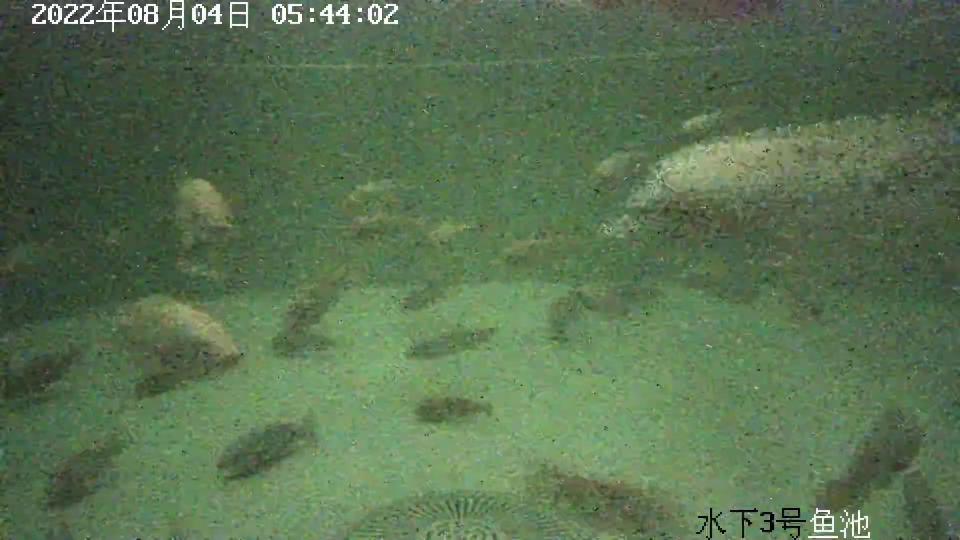
#> input picture 001717.jpg, 1920 x 1080 px (shown at 1/2 size); its folder holds only this picture in this run
$ python calibrate_isp.py --synthetic-images ../.. --target-images ../..
#> lines starting #> are read from the running program, lines starting #| are printed output that depends on the picture
### code/src/isp_synth/calibration.py
from __future__ import annotations

import json
from fnmatch import fnmatch
from pathlib import Path
from typing import Any, Callable, Dict, List, Optional, Sequence, Tuple

import numpy as np
from PIL import Image
from scipy.ndimage import gaussian_filter

from .io import collect_images

_EPS = 1.0e-8


def _load_small_rgb(path: Path, max_side: int = 256) -> np.ndarray:
    with Image.open(str(path)) as image:
        rgb = image.convert("RGB")
        rgb.thumbnail((int(max_side), int(max_side)), Image.LANCZOS)
        return np.asarray(rgb, dtype=np.float32) / 255.0


def _load_crop_rgb(path: Path, crop_size: int = 512) -> np.ndarray:
    with Image.open(str(path)) as image:
        rgb = np.asarray(image.convert("RGB"), dtype=np.float32) / 255.0
    height, width, _ = rgb.shape
    size = min(int(crop_size), height, width)
    top = max(0, (height - size) // 2)
    left = max(0, (width - size) // 2)
    return rgb[top : top + size, left : left + size]


def _sample_pixels(
    image: np.ndarray, count: int, rng: np.random.Generator
) -> np.ndarray:
    pixels = image.reshape(-1, 3)
    if pixels.shape[0] <= count:
        return pixels
    indices = rng.choice(pixels.shape[0], size=count, replace=False)
    return pixels[indices]


def image_color_samples(
    image_paths: Sequence[Path],
    max_images: int,
    pixels_per_image: int,
    seed: int,
) -> np.ndarray:
    rng = np.random.default_rng(seed)
    paths = list(image_paths)
    if max_images > 0 and len(paths) > max_images:
        indices = np.linspace(0, len(paths) - 1, max_images).round().astype(int)
        paths = [paths[int(index)] for index in indices]
    samples = [
        _sample_pixels(_load_small_rgb(path), pixels_per_image, rng)
        for path in paths
    ]
    if not samples:
        raise ValueError("No images were available for color calibration.")
    return np.concatenate(samples, axis=0).astype(np.float32)


def noise_statistics(
    image_paths: Sequence[Path],
    max_images: int,
    crop_size: int,
    blur_sigma: float,
    block_size: int = 16,
    flat_fraction: float = 0.2,
) -> Tuple[np.ndarray, int]:
    paths = list(image_paths)
    if max_images > 0 and len(paths) > max_images:
        indices = np.linspace(0, len(paths) - 1, max_images).round().astype(int)
        paths = [paths[int(index)] for index in indices]
    residuals = []
    for path in paths:
        image = _load_crop_rgb(path, crop_size=crop_size)
        smooth = gaussian_filter(
            image, sigma=(blur_sigma, blur_sigma, 0.0), mode="reflect"
        )
        residual = image - smooth
        height, width, _ = residual.shape
        block = max(1, int(block_size))
        usable_height = (height // block) * block
        usable_width = (width // block) * block
        if usable_height < block or usable_width < block:
            residuals.append(residual.reshape(-1, 3))
            continue
        residual = residual[
            :usable_height, :usable_width
        ]
        image_blocks = image[
            :usable_height, :usable_width
        ].reshape(
            usable_height // block,
            block,
            usable_width // block,
            block,
            3,
        )
        residual_blocks = residual.reshape(
            usable_height // block,
            block,
            usable_width // block,
            block,
            3,
        )
        # The flatness score uses local luminance variance, which suppresses
        # scene edges and keeps low-texture sensor/JPEG noise regions.
        score = image_blocks.var(axis=(1, 3, 4))
        flat_count = max(
            1, int(np.ceil(score.size * float(flat_fraction)))
        )
        flat_indices = np.argsort(score, axis=None)[:flat_count]
        rows = flat_indices // score.shape[1]
        cols = flat_indices % score.shape[1]
        selected = residual_blocks[rows, :, cols, :, :]
        residuals.append(selected.reshape(-1, 3))
    if not residuals:
        raise ValueError("No images were available for noise calibration.")
    residual = np.concatenate(residuals, axis=0)
    return residual.std(axis=0).astype(np.float32), len(paths)


def fit_calibration(
    synthetic_images: Sequence[Path],
    target_images: Sequence[Path],
    max_images: int = 100,
    pixels_per_image: int = 4096,
    crop_size: int = 512,
    blur_sigma: float = 1.0,
    min_color_scale: float = 0.5,
    max_color_scale: float = 2.0,
    noise_scale: float = 1.0,
    minimum_extra_noise: float = 0.0,
    noise_block_size: int = 16,
    noise_flat_fraction: float = 0.2,
    seed: int = 42,
) -> Dict[str, Any]:
    if not synthetic_images:
        raise ValueError("Synthetic image list is empty.")
    if not target_images:
        raise ValueError("Target image list is empty.")

    synthetic_pixels = image_color_samples(
        synthetic_images, max_images, pixels_per_image, seed
    )
    target_pixels = image_color_samples(
        target_images, max_images, pixels_per_image, seed + 1
    )

    source_mean = synthetic_pixels.mean(axis=0)
    target_mean = target_pixels.mean(axis=0)
    source_std = np.maximum(synthetic_pixels.std(axis=0), _EPS)
    target_std = np.maximum(target_pixels.std(axis=0), _EPS)
    color_scale = np.clip(
        target_std / source_std, min_color_scale, max_color_scale
    ).astype(np.float32)
    color_bias = (target_mean - color_scale * source_mean).astype(np.float32)

    synthetic_noise, synthetic_count = noise_statistics(
        synthetic_images,
        max_images,
        crop_size,
        blur_sigma,
        noise_block_size,
        noise_flat_fraction,
    )
    target_noise, target_count = noise_statistics(
        target_images,
        max_images,
        crop_size,
        blur_sigma,
        noise_block_size,
        noise_flat_fraction,
    )
    extra_noise = np.sqrt(
        np.maximum(target_noise ** 2 - synthetic_noise ** 2, 0.0)
    )
    extra_noise = np.maximum(
        extra_noise, max(0.0, float(minimum_extra_noise))
    )

    return {
        "version": 1,
        "method": "unpaired_moment_and_noise_calibration",
        "color": {
            "scale": color_scale.tolist(),
            "bias": color_bias.tolist(),
            "synthetic_mean": source_mean.tolist(),
            "target_mean": target_mean.tolist(),
            "synthetic_std": source_std.tolist(),
            "target_std": target_std.tolist(),
        },
        "noise": {
            "synthetic_std": synthetic_noise.tolist(),
            "target_std": target_noise.tolist(),
            "extra_std": extra_noise.tolist(),
            "blur_sigma": float(blur_sigma),
            "scale": float(noise_scale),
            "minimum_extra_std": float(minimum_extra_noise),
            "block_size": int(noise_block_size),
            "flat_fraction": float(noise_flat_fraction),
        },
        "samples": {
            "synthetic_images": synthetic_count,
            "target_images": target_count,
            "synthetic_pixels": int(synthetic_pixels.shape[0]),
            "target_pixels": int(target_pixels.shape[0]),
            "crop_size": int(crop_size),
        },
    }


class DomainCalibration:
    # [47 lines left out: functions __init__, from_json, apply, not called in this run]


def calibration_from_folder(
    synthetic_folder: Path,
    target_folder: Path,
    output_json: Path,
    synthetic_glob: str = "*",
    target_glob: str = "*",
    **kwargs: Any
) -> Dict[str, Any]:
    synthetic_images = [
        path
        for path in collect_images(synthetic_folder)
        if fnmatch(path.name, synthetic_glob)
    ]
    target_images = [
        path
        for path in collect_images(target_folder)
        if fnmatch(path.name, target_glob)
    ]
    if not synthetic_images:
        raise ValueError(
            "No synthetic images matched {!r} in {}.".format(
                synthetic_glob, synthetic_folder
            )
        )
    if not target_images:
        raise ValueError(
            "No target images matched {!r} in {}.".format(
                target_glob, target_folder
            )
        )
    calibration = fit_calibration(
        synthetic_images=synthetic_images,
        target_images=target_images,
        **kwargs
    )
    output_json.parent.mkdir(parents=True, exist_ok=True)
    output_json.write_text(
        json.dumps(calibration, ensure_ascii=False, indent=2),
        encoding="utf-8",
    )
    return calibration

### code/src/isp_synth/io.py
from __future__ import annotations

import hashlib
import json
import shutil
from pathlib import Path
from typing import Any, Dict, Iterable, List, Optional, Tuple, Union

import numpy as np
from PIL import Image

IMAGE_EXTENSIONS = {
    ".jpg",
    ".jpeg",
    ".png",
    ".bmp",
    ".tif",
    ".tiff",
    ".webp",
}


def collect_images(folder: Union[str, Path], recursive: bool = True) -> List[Path]:
    root = Path(folder)
    if not root.exists():
        raise FileNotFoundError("Image folder does not exist: {}".format(root))
    iterator = root.rglob("*") if recursive else root.glob("*")
    return sorted(
        path
        for path in iterator
        if path.is_file() and path.suffix.lower() in IMAGE_EXTENSIONS
    )


def image_to_array(path: Union[str, Path]) -> np.ndarray:
    with Image.open(str(path)) as image:
        return np.asarray(image.convert("RGB"), dtype=np.float32) / 255.0


def array_to_image(array: np.ndarray) -> Image.Image:
    values = np.clip(np.round(np.asarray(array, dtype=np.float32) * 255.0), 0.0, 255.0)
    return Image.fromarray(values.astype(np.uint8), mode="RGB")


# [10 lines left out: function save_image, not called in this run]


def stable_seed(base_seed: int, key: str, variant: int = 0) -> int:
    digest = hashlib.sha1("{}|{}".format(key, variant).encode("utf-8")).digest()
    return (int(base_seed) + int.from_bytes(digest[:4], "little")) % (2 ** 31 - 1)


# [46 lines left out: functions find_matching_label, copy_label, metadata_to_jsonable, append_jsonl, load_jsonl_prefix, not called in this run]

### code/scripts/calibrate_isp.py
#!/usr/bin/env python3
from __future__ import annotations

import argparse
import json
import sys
from pathlib import Path

PROJECT_ROOT = Path(__file__).resolve().parents[1]
sys.path.insert(0, str(PROJECT_ROOT / "src"))

from isp_synth.calibration import calibration_from_folder  # noqa: E402


def main() -> None:
    parser = argparse.ArgumentParser(
        description=(
            "Learn target-domain color and noise calibration from real dark "
            "images. Detection labels are not required."
        )
    )
    parser.add_argument(
        "--source-images",
        "--synthetic-images",
        dest="source_images",
        type=Path,
        required=True,
        help=(
            "Source distribution images. Use ISP output for residual "
            "calibration, or normal-light images for direct RGB calibration."
        ),
    )
    parser.add_argument("--target-images", type=Path, required=True)
    parser.add_argument(
        "--source-glob",
        "--synthetic-glob",
        dest="source_glob",
        default="*",
        help="Optional filename filter for source images.",
    )
    parser.add_argument(
        "--target-glob",
        default="*",
        help="Optional filename filter for real dark images.",
    )
    parser.add_argument(
        "--output",
        type=Path,
        default=PROJECT_ROOT / "configs" / "calibration.json",
    )
    parser.add_argument("--max-images", type=int, default=100)
    parser.add_argument("--pixels-per-image", type=int, default=4096)
    parser.add_argument("--crop-size", type=int, default=512)
    parser.add_argument("--blur-sigma", type=float, default=1.0)
    parser.add_argument("--noise-scale", type=float, default=1.0)
    parser.add_argument(
        "--minimum-extra-noise",
        type=float,
        default=0.0,
        help=(
            "Optional noise floor per RGB channel when measured target noise "
            "does not exceed synthetic noise."
        ),
    )
    parser.add_argument("--noise-block-size", type=int, default=16)
    parser.add_argument("--noise-flat-fraction", type=float, default=0.2)
    parser.add_argument("--seed", type=int, default=42)
    args = parser.parse_args()

    calibration = calibration_from_folder(
        synthetic_folder=args.source_images,
        target_folder=args.target_images,
        output_json=args.output,
        synthetic_glob=args.source_glob,
        target_glob=args.target_glob,
        max_images=args.max_images,
        pixels_per_image=args.pixels_per_image,
        crop_size=args.crop_size,
        blur_sigma=args.blur_sigma,
        noise_scale=args.noise_scale,
        minimum_extra_noise=args.minimum_extra_noise,
        noise_block_size=args.noise_block_size,
        noise_flat_fraction=args.noise_flat_fraction,
        seed=args.seed,
    )
#> in _load_small_rgb, image is the input picture: PIL image 1920x1080 RGB; mean R, G, B 88.8, 113.1, 80.7
#> in _load_small_rgb, `rgb.thumbnail((int(max_side), int(max_side)), Image.LANCZOS)`:
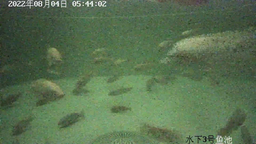
#> rgb: PIL image 256x144 RGB; mean R, G, B 88.7, 113, 80.6
#> in image_color_samples, `samples = [ _sample_pixels(_load_small_rgb(path), pixels_per_image, rn..`: samples = 1 item
#> in fit_calibration, `source_mean = synthetic_pixels.mean(axis=0)`: source_mean = [0.347, 0.442, 0.315]
#> in fit_calibration, `target_mean = target_pixels.mean(axis=0)`: target_mean = [0.35, 0.444, 0.317]
#> in fit_calibration, `source_std = np.maximum(synthetic_pixels.std(axis=0), _EPS)`: source_std = [0.0911, 0.108, 0.0795]
#> in fit_calibration, `target_std = np.maximum(target_pixels.std(axis=0), _EPS)`: target_std = [0.0925, 0.109, 0.0813]
#> in fit_calibration, `color_scale = np.clip( target_std / source_std, min_color_scale, max_c..`: color_scale = [1.02, 1.02, 1.02]
#> in fit_calibration, `color_bias = (target_mean - color_scale * source_mean).astype(np.float..`: color_bias = [-0.00231, -0.00438, -0.00463]
#> in noise_statistics, `paths = list(image_paths)`: paths = 1 item
#> in _load_crop_rgb, `return rgb[top : top + size, left : left + size]`:
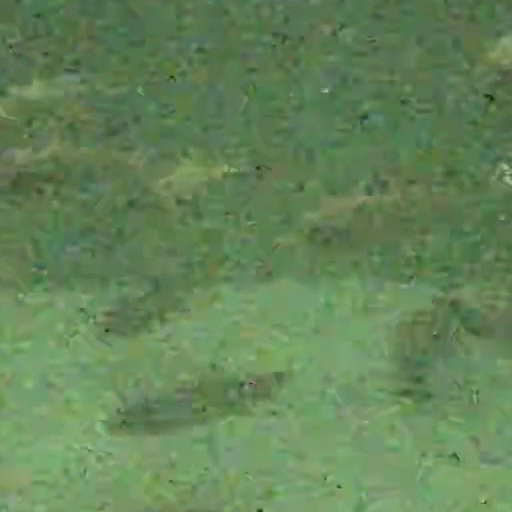
#> returned value: shape (512, 512, 3) float32; mean of channels 0, 1, 2 0.393, 0.519, 0.348; drawn as R, G, B
#> in noise_statistics, `residual = image - smooth`:
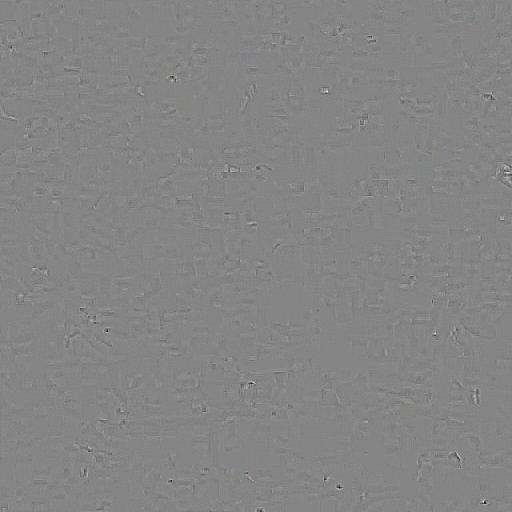
#> residual: shape (512, 512, 3) float32; mean of channels 0, 1, 2 -1.33e-11, 0, 1.59e-11; drawn with min black and max white
#> in noise_statistics, `score = image_blocks.var(axis=(1, 3, 4))`:
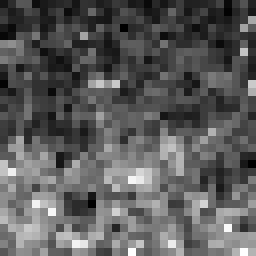
#> score: shape (32, 32) float32 (shown 8 times larger); min 0.00266, max 0.0122, mean 0.00607; drawn with min black and max white
#> in noise_statistics, `flat_indices = np.argsort(score, axis=None)[:flat_count]`: flat_indices = 205 values, max 926 at index 172, min 0 at index 21, mean 261.2
#> in noise_statistics, `rows = flat_indices // score.shape[1]`: rows = 205 values, max 28 at index 105, min 0 at index 6, mean 7.69
#> in noise_statistics, `cols = flat_indices % score.shape[1]`: cols = 205 values, max 31 at index 1, min 0 at index 4, mean 15.21
#> in fit_calibration, `synthetic_noise, synthetic_count = noise_statistics( synthetic_images,..`: synthetic_noise = [0.00392, 0.00372, 0.00414]; synthetic_count = 1
#> in fit_calibration, `target_noise, target_count = noise_statistics( target_images, max_imag..`: target_noise = [0.00392, 0.00372, 0.00414]; target_count = 1
#> in fit_calibration, `extra_noise = np.sqrt( np.maximum(target_noise ** 2 - synthetic_noise ..`: extra_noise = [0, 0, 0]
#> in calibration_from_folder, `calibration = fit_calibration( synthetic_images=synthetic_images, targ..`: calibration = 5 items
#> calibration = 5 items
    print(json.dumps(calibration, ensure_ascii=False, indent=2))
#> (printed output is left out)


if __name__ == "__main__":
    main()
